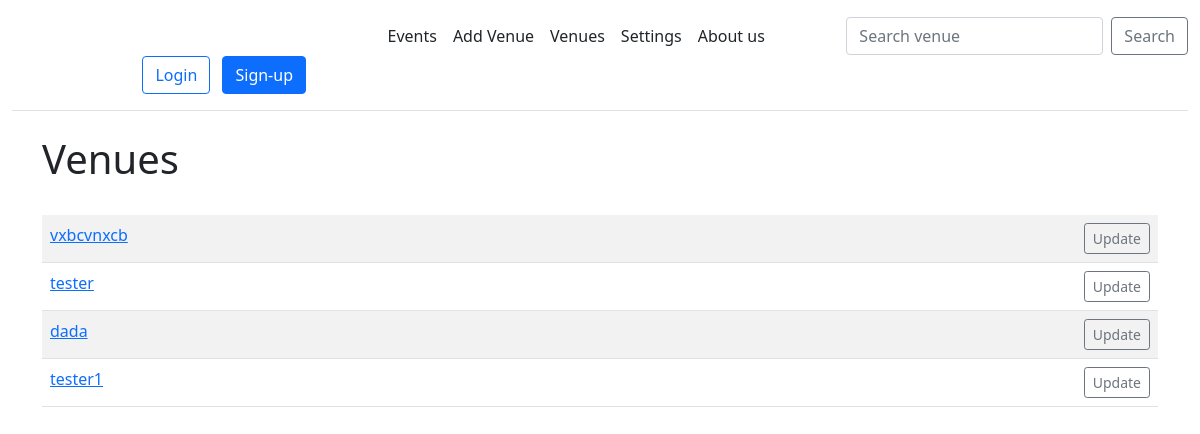
Screenshot of /list_venues with the database file from the repository.
### events/models.py (models this page shows)
class Venue(models.Model):
    name = models.CharField('Venue Name', max_length=120)
    address = models.CharField(max_length=300)
    zip_code = models.CharField('Zip Code', max_length=20)
    phone = models.CharField('Contact Phone', max_length=20)
    web = models.URLField('Website Address')
    email = models.EmailField('Email')
    def __str__(self):
        return self.name

### events/views.py (the view)
# urls.py: path('list_venues', views.list_venues, name='list-venues'),
def list_venues(request):
    venue_list = Venue.objects.all()
    return render(request, 'events/venues.html', {
        'venue_list': venue_list
    })

### events/templates/events/venues.html (shortened to what this page needs)
{% extends 'base.html' %}
{% block content %}
<div class="container">
<h1>Venues</h1>
<br/>
<table class="table table-striped table-hover table-boarded">
    {% for venue in venue_list %}
    <tr>
        <td>
            <a href="{% url 'show-venue' venue.id %}">{{ venue }}</a>
        </td>
        <td align="right">
            <a href="{% url 'update-venue' venue.id %}" class="btn btn-outline-secondary btn-sm">Update</a>
        </td>
    </tr>
    {% endfor %}
</table>
</div>
{% endblock %}

### rows the page displays
Venue: name "vxbcvnxcb"
Venue: name "tester"
Venue: name "dada"
Venue: name "tester1"
